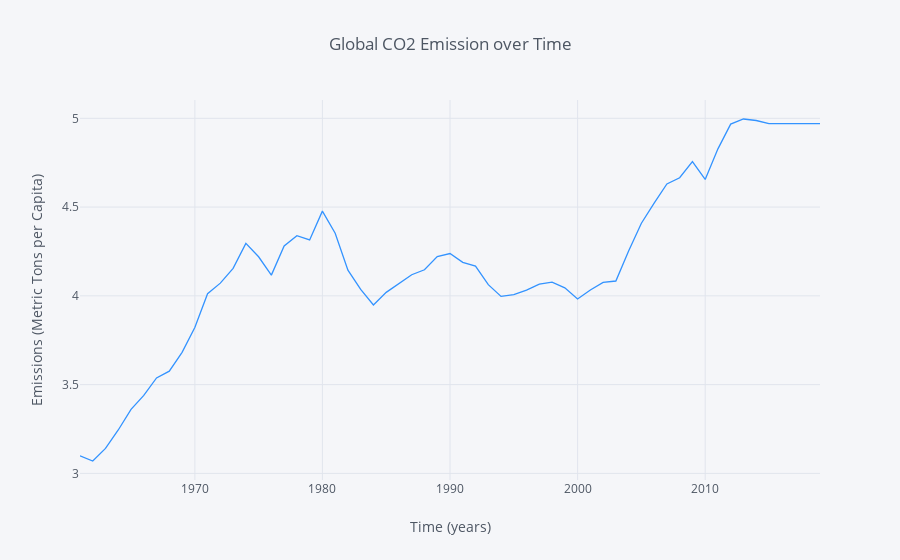

Notebook code for this chart:
### Markdown cell above
## Plotting Emissions with Plotly

### Code cell
e.iplot(kind='line', xTitle='Time (years)', color='#3393FF',
                  yTitle='Emissions (Metric Tons per Capita)', title='Global CO2 Emission over Time')

### Figure 1 — Plotly figure (JSON) as saved in the notebook; plotly's stock layout.template omitted (floating-point values rounded to 4 significant figures)
{"data": [{"line": {"color": "rgba(51, 147, 255, 1.0)", "dash": "solid", "shape": "linear", "width": 1.3}, "mode": "lines", "name": "Global CO2 Emissions per Capita", "text": "", "type": "scatter", "uid": "1ca8c0cb-c7bf-48a0-aaba-d49e2e3818dd", "x": ["1960-12-31", "1961-12-31", "1962-12-31", "1963-12-31", "1964-12-31", "1965-12-31", "1966-12-31", "1967-12-31", "1968-12-31", "1969-12-31", "1970-12-31", "1971-12-31", "1972-12-31", "1973-12-31", "1974-12-31", "1975-12-31", "1976-12-31", "1977-12-31", "1978-12-31", "1979-12-31", "1980-12-31", "1981-12-31", "1982-12-31", "1983-12-31", "1984-12-31", "1985-12-31", "1986-12-31", "1987-12-31", "1988-12-31", "1989-12-31", "1990-12-31", "1991-12-31", "1992-12-31", "1993-12-31", "1994-12-31", "1995-12-31", "1996-12-31", "1997-12-31", "1998-12-31", "1999-12-31", "2000-12-31", "2001-12-31", "2002-12-31", "2003-12-31", "2004-12-31", "2005-12-31", "2006-12-31", "2007-12-31", "2008-12-31", "2009-12-31", "2010-12-31", "2011-12-31", "2012-12-31", "2013-12-31", "2014-12-31", "2015-12-31", "2016-12-31", "2017-12-31", "2018-12-31"], "y": [3.099, 3.07, 3.141, 3.244, 3.361, 3.439, 3.538, 3.576, 3.682, 3.822, 4.012, 4.072, 4.155, 4.295, 4.22, 4.117, 4.281, 4.339, 4.315, 4.477, 4.353, 4.145, 4.036, 3.949, 4.02, 4.069, 4.119, 4.147, 4.221, 4.238, 4.189, 4.168, 4.063, 3.997, 4.006, 4.032, 4.066, 4.078, 4.045, 3.982, 4.033, 4.076, 4.084, 4.253, 4.409, 4.523, 4.63, 4.665, 4.756, 4.656, 4.828, 4.968, 4.996, 4.988, 4.97, 4.97, 4.97, 4.97, 4.97]}], "layout": {"legend": {"bgcolor": "#F5F6F9", "font": {"color": "#4D5663"}}, "paper_bgcolor": "#F5F6F9", "plot_bgcolor": "#F5F6F9", "title": "Global CO2 Emission over Time", "titlefont": {"color": "#4D5663"}, "xaxis": {"gridcolor": "#E1E5ED", "showgrid": true, "tickfont": {"color": "#4D5663"}, "title": "Time (years)", "titlefont": {"color": "#4D5663"}, "zerolinecolor": "#E1E5ED"}, "yaxis": {"gridcolor": "#E1E5ED", "showgrid": true, "tickfont": {"color": "#4D5663"}, "title": "Emissions (Metric Tons per Capita)", "titlefont": {"color": "#4D5663"}, "zerolinecolor": "#E1E5ED"}}}
